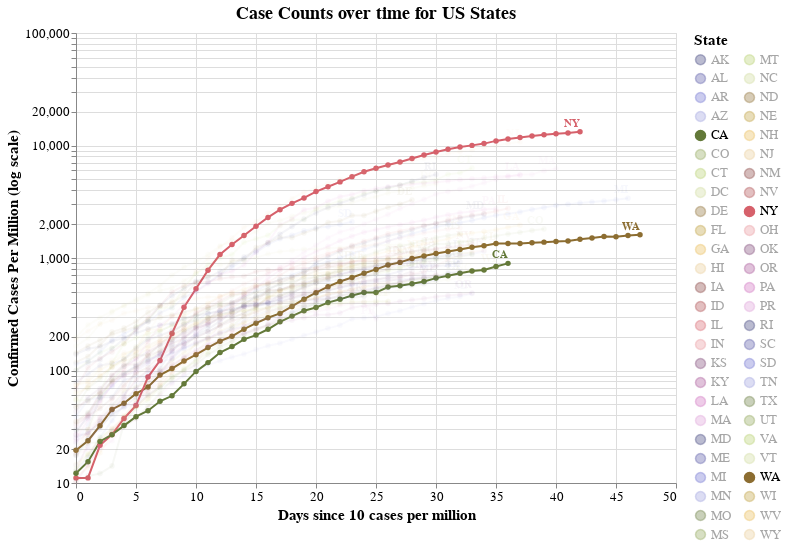

Source (notebook cell):
### Markdown cell above
> Warning: The number of cases per capita can be heavily biased depending on a state's testing procedures and how widely the population is tested.  Read with caution.

### Code cell
#hide_input
make_since_chart_percapita(['US'])

### Figure 1 — Vega-Lite specification as saved in the notebook (floating-point values rounded to 4 significant figures; data arrays with more than 128 entries replaced by an {"elided": "..."} marker saying what was removed)
{"config": {"view": {"continuousWidth": 400, "continuousHeight": 300}, "axis": {"labelFontSize": 13, "titleFontSize": 15}, "legend": {"labelFontSize": 13, "titleFontSize": 15}, "title": {"fontSize": 18}}, "layer": [{"mark": {"type": "line", "point": true}, "encoding": {"color": {"type": "nominal", "field": "State", "legend": {"columns": 2, "symbolLimit": 57}, "scale": {"scheme": "category20b"}}, "opacity": {"condition": {"value": 1, "selection": "selector002"}, "value": 0.05}, "tooltip": [{"type": "temporal", "field": "date"}, {"type": "nominal", "field": "State"}, {"type": "quantitative", "field": "Confirmed Cases"}, {"type": "quantitative", "field": "Confirmed Deaths"}, {"type": "quantitative", "field": "population"}, {"type": "quantitative", "field": "deaths_per_m"}, {"type": "quantitative", "field": "cases_per_m"}, {"type": "quantitative", "field": "Days since 100 cases"}, {"type": "quantitative", "field": "Days since first death"}, {"type": "temporal", "field": "date_y"}, {"type": "quantitative", "field": "Days since 10 cases per million"}], "x": {"type": "quantitative", "field": "Days since 10 cases per million"}, "y": {"type": "quantitative", "field": "cases_per_m", "scale": {"type": "log"}, "title": "Confirmed Cases Per Million (log scale)"}}, "height": 450, "selection": {"selector002": {"type": "multi", "fields": ["State"], "bind": "legend", "init": [{"State": "US"}, {"State": "CA"}, {"State": "WA"}, {"State": "NY"}]}}, "width": 600}, {"mark": {"type": "text", "align": "right", "dy": -8, "fontWeight": "bold"}, "encoding": {"color": {"type": "nominal", "field": "State", "legend": {"columns": 2, "symbolLimit": 57}, "scale": {"scheme": "category20b"}}, "opacity": {"condition": {"value": 1, "selection": "selector002"}, "value": 0.05}, "text": {"type": "nominal", "field": "State"}, "tooltip": [{"type": "temporal", "field": "date"}, {"type": "nominal", "field": "State"}, {"type": "quantitative", "field": "Confirmed Cases"}, {"type": "quantitative", "field": "Confirmed Deaths"}, {"type": "quantitative", "field": "population"}, {"type": "quantitative", "field": "deaths_per_m"}, {"type": "quantitative", "field": "cases_per_m"}, {"type": "quantitative", "field": "Days since 100 cases"}, {"type": "quantitative", "field": "Days since first death"}, {"type": "temporal", "field": "date_y"}, {"type": "quantitative", "field": "Days since 10 cases per million"}], "x": {"type": "quantitative", "field": "Days since 10 cases per million"}, "y": {"type": "quantitative", "field": "cases_per_m", "scale": {"type": "log"}, "title": "Confirmed Cases Per Million (log scale)"}}, "height": 450, "transform": [{"filter": "(datum['date'] >= 1587513600000)"}], "width": 600}], "data": {"name": "data-8c919d9df776b611a37aa2ad997831a7"}, "title": "Case Counts over time for US States", "$schema": "https://vega.github.io/schema/vega-lite/v4.8.1.json", "datasets": {"data-8c919d9df776b611a37aa2ad997831a7": {"elided": "1705 records"}}}
